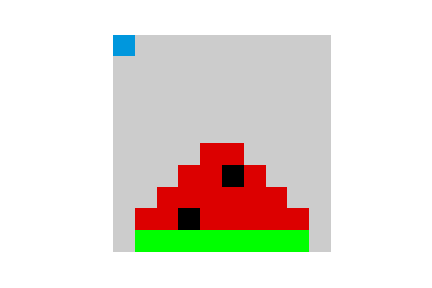

The script that saved this image:
# -*- coding: utf-8-*-

import matplotlib.pyplot as plt

data = [[3,10,10,10,10,10,10,10,10,10],
        [10,10,10,10,10,10,10,10,10,10],
        [10,10,10,10,10,10,10,10,10,10],
        [10,10,10,10,10,10,10,10,10,10],
        [10,10,10,10,10,10,10,10,10,10],
        [10,10,10,10,9,9,10,10,10,10],
        [10,10,10,9,9,0,9,10,10,10],
        [10,10,9,9,9,9,9,9,10,10],
        [10,9,9,0,9,9,9,9,9,10],
        [10,6,6,6,6,6,6,6,6,10]]

plt.imshow(data,cmap="nipy_spectral") 
print("saving to melon.png!")
plt.axis('off')
plt.savefig('melon.png')
print("showing!")
plt.show()
